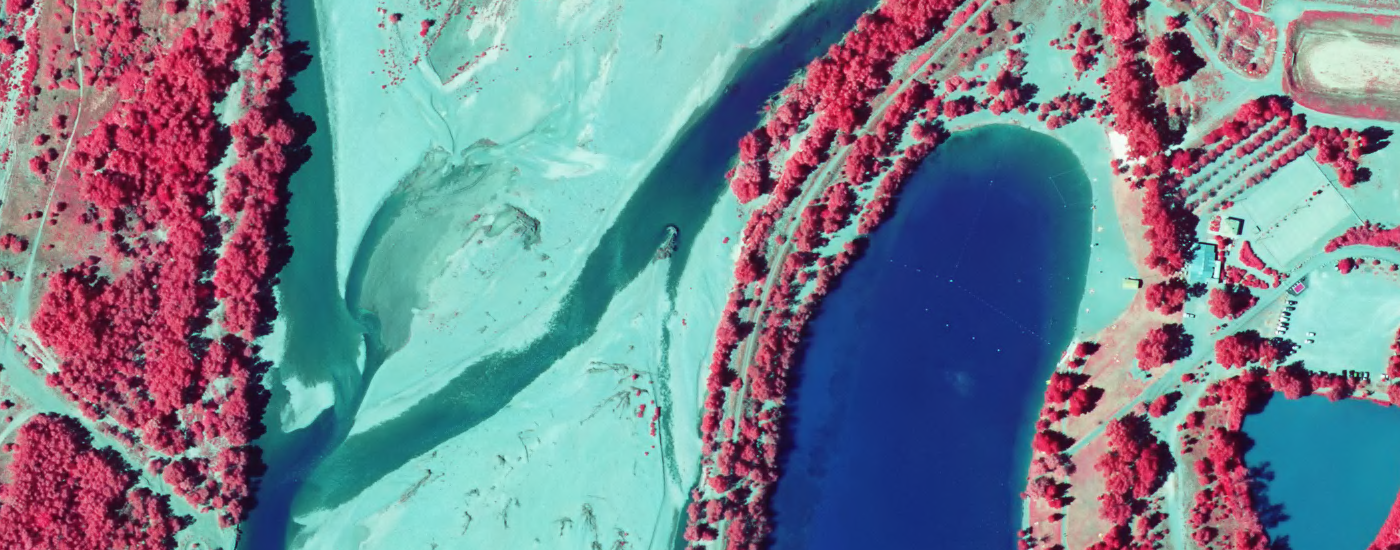
#> input picture Exercice_2_1/ImageIRC.tif, 1400 x 550 px
$ python segmentation.py
#> lines starting #> are read from the running program, lines starting #| are printed output that depends on the picture
from skimage import io
import numpy as np

# Charger l'image IRC et l'image de segmentation
irc_image = io.imread("ImageIRC.tif")
#> irc_image is the input picture: shape (550, 1400, 3); mean R, G, B 116.3, 129.3, 142.7
segmentation_image = io.imread("IRC_Segmentation.tif")
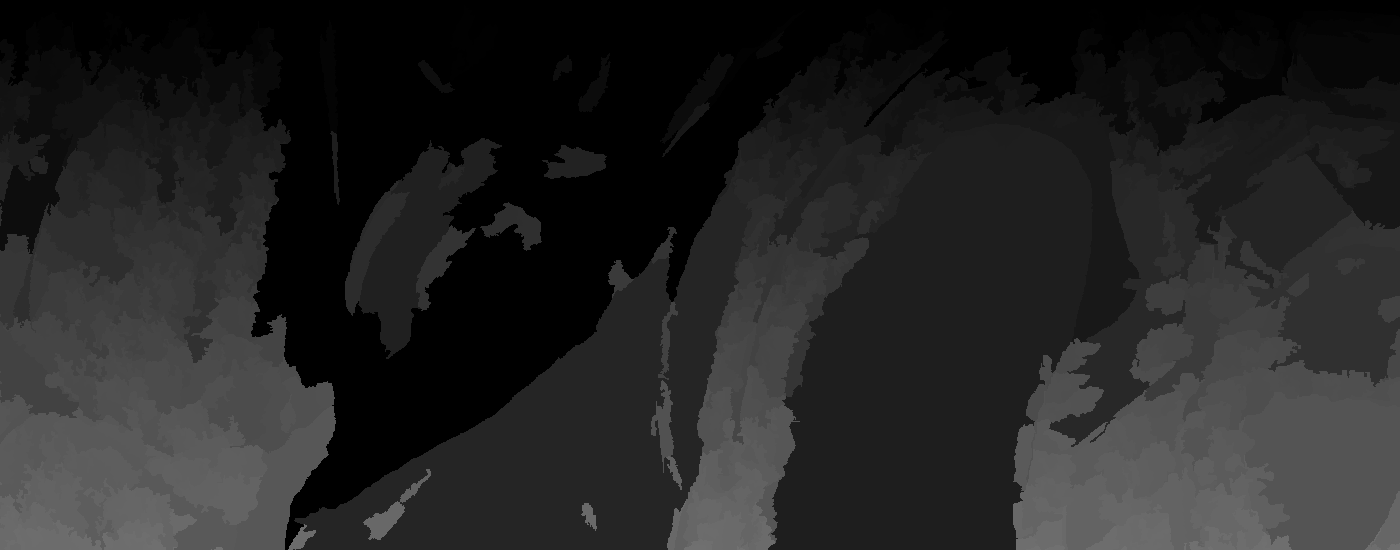
#> input picture Exercice_2_1/IRC_Segmentation.tif, 1400 x 550 px
#> segmentation_image is the input picture: shape (550, 1400) uint16; min 10, max 29118, mean 9220.8

# Initialiser l'image de sortie
mean_irc_image = np.zeros_like(irc_image)

# Obtenir les valeurs unique de segmentation_image
unique_segments = np.unique(segmentation_image)
#> unique_segments = 668 values from 10 to 29118

# Pour chaque segment
for segment in unique_segments:
    # Extraire les pixels appartenant au segment
    segment_pixels = irc_image[np.where(segmentation_image == segment)]

    # Calculer la moyenne pour chaque canal
    mean_r = np.mean(segment_pixels[:, 0])
    mean_g = np.mean(segment_pixels[:, 1])
    mean_b = np.mean(segment_pixels[:, 2])

    # Réaffecter les valeurs de chaque canal dans l'image de sortie
    mean_irc_image[np.where(segmentation_image == segment)] = [mean_r, mean_g, mean_b]
#> this loop made 668 passes
#> (segment, mean_r, mean_g, mean_b) on passes 1 to 3: (10, 128, 96.76, 108.4), (11, 190.2, 83.73, 111.3), (14, 166.2, 136.8, 129.2)
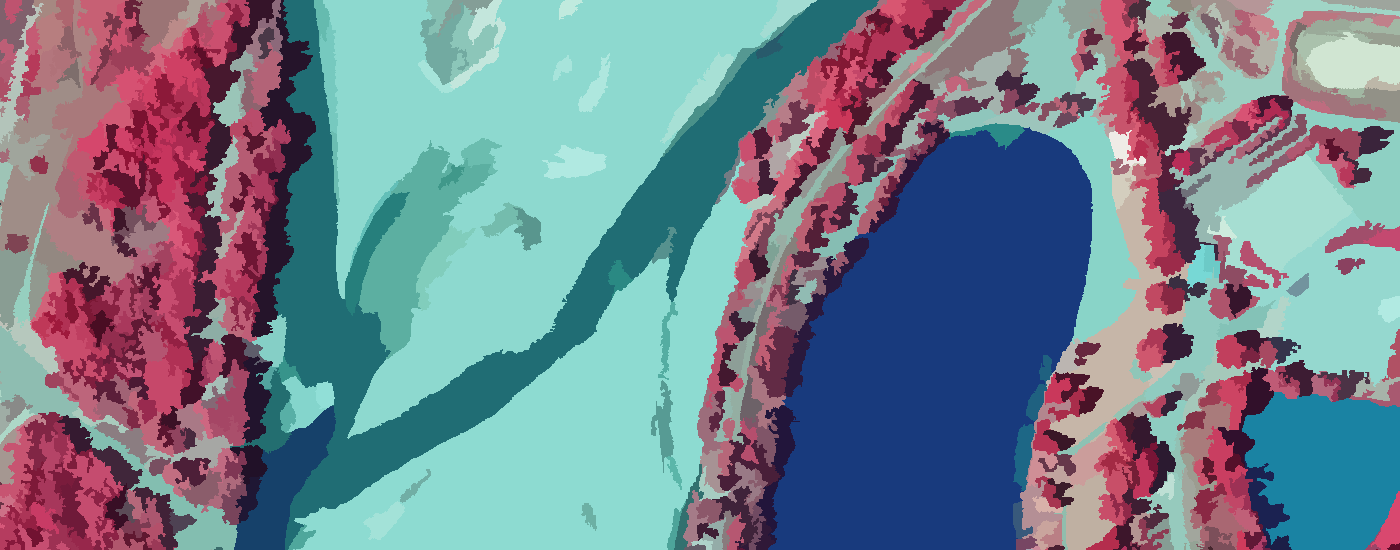
#> mean_irc_image: shape (550, 1400, 3); mean R, G, B 115.8, 128.9, 142.1

# Enregistrer l'image de sortie
# io.imsave('mean_irc_image.tif', mean_irc_image)

# # Afficher l'image
# io.imshow(irc_image)
io.imshow(mean_irc_image)
io.show()
